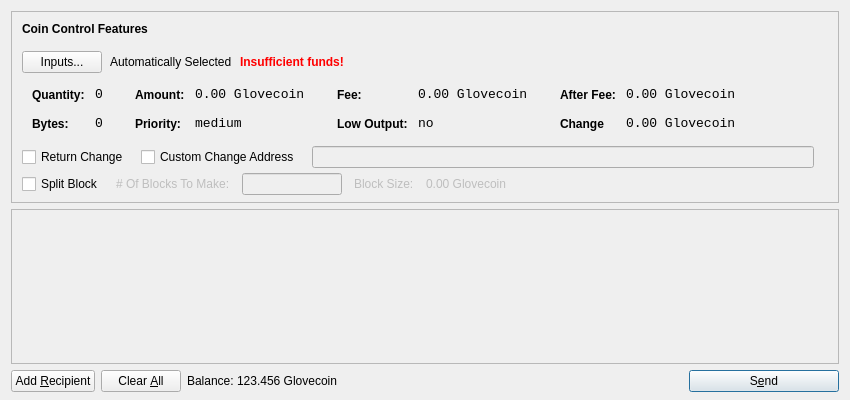
<?xml version="1.0" encoding="UTF-8"?>
<ui version="4.0">
 <class>SendCoinsDialog</class>
 <widget class="QDialog" name="SendCoinsDialog">
  <property name="geometry">
   <rect>
    <x>0</x>
    <y>0</y>
    <width>850</width>
    <height>400</height>
   </rect>
  </property>
  <property name="windowTitle">
   <string>Send Coins</string>
  </property>
  <layout class="QVBoxLayout" name="verticalLayout" stretch="0,1,0">
   <property name="bottomMargin">
    <number>8</number>
   </property>
   <item>
    <widget class="QFrame" name="frameCoinControl">
     <property name="sizePolicy">
      <sizepolicy hsizetype="Expanding" vsizetype="Expanding">
       <horstretch>0</horstretch>
       <verstretch>0</verstretch>
      </sizepolicy>
     </property>
     <property name="maximumSize">
      <size>
       <width>16777215</width>
       <height>16777215</height>
      </size>
     </property>
     <property name="frameShape">
      <enum>QFrame::StyledPanel</enum>
     </property>
     <property name="frameShadow">
      <enum>QFrame::Sunken</enum>
     </property>
     <layout class="QVBoxLayout" name="verticalLayoutCoinControl2">
      <property name="spacing">
       <number>6</number>
      </property>
      <property name="leftMargin">
       <number>0</number>
      </property>
      <property name="topMargin">
       <number>0</number>
      </property>
      <property name="rightMargin">
       <number>0</number>
      </property>
      <property name="bottomMargin">
       <number>6</number>
      </property>
      <item>
       <layout class="QVBoxLayout" name="verticalLayoutCoinControl" stretch="0,0,0,0,1">
        <property name="spacing">
         <number>0</number>
        </property>
        <property name="leftMargin">
         <number>10</number>
        </property>
        <property name="topMargin">
         <number>10</number>
        </property>
        <item>
         <layout class="QHBoxLayout" name="horizontalLayoutCoinControl1">
          <property name="bottomMargin">
           <number>15</number>
          </property>
          <item>
           <widget class="QLabel" name="labelCoinControlFeatures">
            <property name="sizePolicy">
             <sizepolicy hsizetype="Preferred" vsizetype="Maximum">
              <horstretch>0</horstretch>
              <verstretch>0</verstretch>
             </sizepolicy>
            </property>
            <property name="font">
             <font>
              <weight>75</weight>
              <bold>true</bold>
             </font>
            </property>
            <property name="styleSheet">
             <string notr="true">font-weight:bold;</string>
            </property>
            <property name="text">
             <string>Coin Control Features</string>
            </property>
           </widget>
          </item>
         </layout>
        </item>
        <item>
         <layout class="QHBoxLayout" name="horizontalLayoutCoinControl2" stretch="0,0,0,0">
          <property name="spacing">
           <number>8</number>
          </property>
          <property name="bottomMargin">
           <number>10</number>
          </property>
          <item>
           <widget class="QPushButton" name="pushButtonCoinControl">
            <property name="styleSheet">
             <string notr="true"/>
            </property>
            <property name="text">
             <string>Inputs...</string>
            </property>
           </widget>
          </item>
          <item>
           <widget class="QLabel" name="labelCoinControlAutomaticallySelected">
            <property name="text">
             <string>Automatically Selected</string>
            </property>
            <property name="margin">
             <number>5</number>
            </property>
           </widget>
          </item>
          <item>
           <widget class="QLabel" name="labelCoinControlInsuffFunds">
            <property name="font">
             <font>
              <weight>75</weight>
              <bold>true</bold>
             </font>
            </property>
            <property name="styleSheet">
             <string notr="true">color:red;font-weight:bold;</string>
            </property>
            <property name="text">
             <string>Insufficient funds!</string>
            </property>
            <property name="margin">
             <number>5</number>
            </property>
           </widget>
          </item>
          <item>
           <spacer name="horizontalSpacerCoinControl">
            <property name="orientation">
             <enum>Qt::Horizontal</enum>
            </property>
            <property name="sizeHint" stdset="0">
             <size>
              <width>40</width>
              <height>1</height>
             </size>
            </property>
           </spacer>
          </item>
         </layout>
        </item>
        <item>
         <widget class="QWidget" name="widgetCoinControl" native="true">
          <property name="sizePolicy">
           <sizepolicy hsizetype="Preferred" vsizetype="Preferred">
            <horstretch>0</horstretch>
            <verstretch>0</verstretch>
           </sizepolicy>
          </property>
          <property name="minimumSize">
           <size>
            <width>0</width>
            <height>0</height>
           </size>
          </property>
          <property name="styleSheet">
           <string notr="true"/>
          </property>
          <layout class="QHBoxLayout" name="horizontalLayoutCoinControl5">
           <property name="margin">
            <number>0</number>
           </property>
           <item>
            <layout class="QHBoxLayout" name="horizontalLayoutCoinControl3" stretch="0,0,0,1">
             <property name="spacing">
              <number>20</number>
             </property>
             <property name="topMargin">
              <number>0</number>
             </property>
             <property name="bottomMargin">
              <number>10</number>
             </property>
             <item>
              <layout class="QFormLayout" name="formLayoutCoinControl1">
               <property name="horizontalSpacing">
                <number>10</number>
               </property>
               <property name="verticalSpacing">
                <number>14</number>
               </property>
               <property name="leftMargin">
                <number>10</number>
               </property>
               <property name="topMargin">
                <number>4</number>
               </property>
               <property name="rightMargin">
                <number>6</number>
               </property>
               <item row="0" column="0">
                <widget class="QLabel" name="labelCoinControlQuantityText">
                 <property name="styleSheet">
                  <string notr="true">font-weight:bold;</string>
                 </property>
                 <property name="text">
                  <string>Quantity:</string>
                 </property>
                 <property name="margin">
                  <number>0</number>
                 </property>
                </widget>
               </item>
               <item row="0" column="1">
                <widget class="QLabel" name="labelCoinControlQuantity">
                 <property name="font">
                  <font>
                   <family>Monospace</family>
                   <pointsize>10</pointsize>
                  </font>
                 </property>
                 <property name="cursor">
                  <cursorShape>IBeamCursor</cursorShape>
                 </property>
                 <property name="contextMenuPolicy">
                  <enum>Qt::ActionsContextMenu</enum>
                 </property>
                 <property name="text">
                  <string>0</string>
                 </property>
                 <property name="margin">
                  <number>0</number>
                 </property>
                 <property name="textInteractionFlags">
                  <set>Qt::LinksAccessibleByMouse|Qt::TextSelectableByKeyboard|Qt::TextSelectableByMouse</set>
                 </property>
                </widget>
               </item>
               <item row="1" column="0">
                <widget class="QLabel" name="labelCoinControlBytesText">
                 <property name="styleSheet">
                  <string notr="true">font-weight:bold;</string>
                 </property>
                 <property name="text">
                  <string>Bytes:</string>
                 </property>
                </widget>
               </item>
               <item row="1" column="1">
                <widget class="QLabel" name="labelCoinControlBytes">
                 <property name="font">
                  <font>
                   <family>Monospace</family>
                   <pointsize>10</pointsize>
                  </font>
                 </property>
                 <property name="cursor">
                  <cursorShape>IBeamCursor</cursorShape>
                 </property>
                 <property name="contextMenuPolicy">
                  <enum>Qt::ActionsContextMenu</enum>
                 </property>
                 <property name="text">
                  <string>0</string>
                 </property>
                 <property name="textInteractionFlags">
                  <set>Qt::LinksAccessibleByMouse|Qt::TextSelectableByKeyboard|Qt::TextSelectableByMouse</set>
                 </property>
                </widget>
               </item>
              </layout>
             </item>
             <item>
              <layout class="QFormLayout" name="formLayoutCoinControl2">
               <property name="horizontalSpacing">
                <number>10</number>
               </property>
               <property name="verticalSpacing">
                <number>14</number>
               </property>
               <property name="leftMargin">
                <number>6</number>
               </property>
               <property name="topMargin">
                <number>4</number>
               </property>
               <property name="rightMargin">
                <number>6</number>
               </property>
               <item row="0" column="0">
                <widget class="QLabel" name="labelCoinControlAmountText">
                 <property name="styleSheet">
                  <string notr="true">font-weight:bold;</string>
                 </property>
                 <property name="text">
                  <string>Amount:</string>
                 </property>
                 <property name="margin">
                  <number>0</number>
                 </property>
                </widget>
               </item>
               <item row="0" column="1">
                <widget class="QLabel" name="labelCoinControlAmount">
                 <property name="font">
                  <font>
                   <family>Monospace</family>
                   <pointsize>10</pointsize>
                  </font>
                 </property>
                 <property name="cursor">
                  <cursorShape>IBeamCursor</cursorShape>
                 </property>
                 <property name="contextMenuPolicy">
                  <enum>Qt::ActionsContextMenu</enum>
                 </property>
                 <property name="text">
                  <string>0.00 Glovecoin</string>
                 </property>
                 <property name="textInteractionFlags">
                  <set>Qt::LinksAccessibleByMouse|Qt::TextSelectableByKeyboard|Qt::TextSelectableByMouse</set>
                 </property>
                </widget>
               </item>
               <item row="1" column="0">
                <widget class="QLabel" name="labelCoinControlPriorityText">
                 <property name="styleSheet">
                  <string notr="true">font-weight:bold;</string>
                 </property>
                 <property name="text">
                  <string>Priority:</string>
                 </property>
                </widget>
               </item>
               <item row="1" column="1">
                <widget class="QLabel" name="labelCoinControlPriority">
                 <property name="font">
                  <font>
                   <family>Monospace</family>
                   <pointsize>10</pointsize>
                  </font>
                 </property>
                 <property name="cursor">
                  <cursorShape>IBeamCursor</cursorShape>
                 </property>
                 <property name="contextMenuPolicy">
                  <enum>Qt::ActionsContextMenu</enum>
                 </property>
                 <property name="text">
                  <string>medium</string>
                 </property>
                 <property name="textInteractionFlags">
                  <set>Qt::LinksAccessibleByMouse|Qt::TextSelectableByKeyboard|Qt::TextSelectableByMouse</set>
                 </property>
                </widget>
               </item>
              </layout>
             </item>
             <item>
              <layout class="QFormLayout" name="formLayoutCoinControl3">
               <property name="horizontalSpacing">
                <number>10</number>
               </property>
               <property name="verticalSpacing">
                <number>14</number>
               </property>
               <property name="leftMargin">
                <number>6</number>
               </property>
               <property name="topMargin">
                <number>4</number>
               </property>
               <property name="rightMargin">
                <number>6</number>
               </property>
               <item row="0" column="0">
                <widget class="QLabel" name="labelCoinControlFeeText">
                 <property name="styleSheet">
                  <string notr="true">font-weight:bold;</string>
                 </property>
                 <property name="text">
                  <string>Fee:</string>
                 </property>
                 <property name="margin">
                  <number>0</number>
                 </property>
                </widget>
               </item>
               <item row="0" column="1">
                <widget class="QLabel" name="labelCoinControlFee">
                 <property name="font">
                  <font>
                   <family>Monospace</family>
                   <pointsize>10</pointsize>
                  </font>
                 </property>
                 <property name="cursor">
                  <cursorShape>IBeamCursor</cursorShape>
                 </property>
                 <property name="contextMenuPolicy">
                  <enum>Qt::ActionsContextMenu</enum>
                 </property>
                 <property name="text">
                  <string>0.00 Glovecoin</string>
                 </property>
                 <property name="textInteractionFlags">
                  <set>Qt::LinksAccessibleByMouse|Qt::TextSelectableByKeyboard|Qt::TextSelectableByMouse</set>
                 </property>
                </widget>
               </item>
               <item row="1" column="0">
                <widget class="QLabel" name="labelCoinControlLowOutputText">
                 <property name="styleSheet">
                  <string notr="true">font-weight:bold;</string>
                 </property>
                 <property name="text">
                  <string>Low Output:</string>
                 </property>
                </widget>
               </item>
               <item row="1" column="1">
                <widget class="QLabel" name="labelCoinControlLowOutput">
                 <property name="font">
                  <font>
                   <family>Monospace</family>
                   <pointsize>10</pointsize>
                  </font>
                 </property>
                 <property name="cursor">
                  <cursorShape>IBeamCursor</cursorShape>
                 </property>
                 <property name="contextMenuPolicy">
                  <enum>Qt::ActionsContextMenu</enum>
                 </property>
                 <property name="text">
                  <string>no</string>
                 </property>
                 <property name="textInteractionFlags">
                  <set>Qt::LinksAccessibleByMouse|Qt::TextSelectableByKeyboard|Qt::TextSelectableByMouse</set>
                 </property>
                </widget>
               </item>
              </layout>
             </item>
             <item>
              <layout class="QFormLayout" name="formLayoutCoinControl4">
               <property name="fieldGrowthPolicy"> 
                 <enum>QFormLayout::AllNonFixedFieldsGrow</enum> 
                </property>			  
               <property name="horizontalSpacing">
                <number>10</number>
               </property>
               <property name="verticalSpacing">
                <number>14</number>
               </property>
               <property name="leftMargin">
                <number>6</number>
               </property>
               <property name="topMargin">
                <number>4</number>
               </property>
               <property name="rightMargin">
                <number>6</number>
               </property>
               <item row="0" column="0">
                <widget class="QLabel" name="labelCoinControlAfterFeeText">
                 <property name="styleSheet">
                  <string notr="true">font-weight:bold;</string>
                 </property>
                 <property name="text">
                  <string>After Fee:</string>
                 </property>
                 <property name="margin">
                  <number>0</number>
                 </property>
                </widget>
               </item>
               <item row="0" column="1">
                <widget class="QLabel" name="labelCoinControlAfterFee">
                 <property name="font">
                  <font>
                   <family>Monospace</family>
                   <pointsize>10</pointsize>
                  </font>
                 </property>
                 <property name="cursor">
                  <cursorShape>IBeamCursor</cursorShape>
                 </property>
                 <property name="contextMenuPolicy">
                  <enum>Qt::ActionsContextMenu</enum>
                 </property>
                 <property name="text">
                  <string>0.00 Glovecoin</string>
                 </property>
                 <property name="textInteractionFlags">
                  <set>Qt::LinksAccessibleByMouse|Qt::TextSelectableByKeyboard|Qt::TextSelectableByMouse</set>
                 </property>
                </widget>
               </item>
               <item row="1" column="0">
                <widget class="QLabel" name="labelCoinControlChangeText">
                 <property name="styleSheet">
                  <string notr="true">font-weight:bold;</string>
                 </property>
                 <property name="text">
                  <string>Change</string>
                 </property>
                </widget>
               </item>
               <item row="1" column="1">
                <widget class="QLabel" name="labelCoinControlChange">
                 <property name="font">
                  <font>
                   <family>Monospace</family>
                   <pointsize>10</pointsize>
                  </font>
                 </property>
                 <property name="cursor">
                  <cursorShape>IBeamCursor</cursorShape>
                 </property>
                 <property name="contextMenuPolicy">
                  <enum>Qt::ActionsContextMenu</enum>
                 </property>
                 <property name="text">
                  <string>0.00 Glovecoin</string>
                 </property>
                 <property name="textInteractionFlags">
                  <set>Qt::LinksAccessibleByMouse|Qt::TextSelectableByKeyboard|Qt::TextSelectableByMouse</set>
                 </property>
                </widget>
               </item>
              </layout>
             </item>
            </layout>
           </item>
          </layout>
         </widget>
        </item>
        <item>
        <layout class="QHBoxLayout" name="horizontalLayoutCoinControl4" stretch="0,0,0,0">
          <property name="spacing">
           <number>12</number>
          </property>
          <property name="sizeConstraint">
           <enum>QLayout::SetDefaultConstraint</enum>
          </property>
          <property name="topMargin">
           <number>5</number>
          </property>
          <property name="rightMargin">
           <number>5</number>
          </property>
          <item>
		  <widget class="QCheckBox" name="returnChangeCheckBox">
 		  <property name="text">
 		  <string>Return Change</string>
 		  </property>
		  </widget>
 		  </item>
 		  <item>		  
           <widget class="QCheckBox" name="checkBoxCoinControlChange">
            <property name="text">
             <string>Custom Change Address</string>
            </property>
           </widget>
          </item>
          <item>
           <widget class="QLineEdit" name="lineEditCoinControlChange">
            <property name="enabled">
             <bool>false</bool>
            </property>
            <property name="sizePolicy">
             <sizepolicy hsizetype="Expanding" vsizetype="Fixed">
              <horstretch>0</horstretch>
              <verstretch>0</verstretch>
             </sizepolicy>
            </property>
           </widget>
          </item>
          <item>
           <widget class="QLabel" name="labelCoinControlChangeLabel">
            <property name="sizePolicy">
             <sizepolicy hsizetype="Preferred" vsizetype="Expanding">
              <horstretch>0</horstretch>
              <verstretch>0</verstretch>
             </sizepolicy>
            </property>
            <property name="minimumSize">
             <size>
              <width>0</width>
              <height>0</height>
             </size>
            </property>
            <property name="text">
             <string/>
            </property>
            <property name="margin">
             <number>3</number>
            </property>
           </widget>
          </item>
         </layout>
        </item>
        <item>
         <layout class="QHBoxLayout" name="horizontalLayoutCoinControl4a" stretch="0,0,0,0">
           <property name="alignment" >
          <set>Qt::AlignLeft</set>
           </property>
           <property name="spacing">
            <number>12</number>
           </property>
           <property name="sizeConstraint">
            <enum>QLayout::SetDefaultConstraint</enum>
           </property>
           <property name="topMargin">
            <number>5</number>
           </property>
           <property name="rightMargin">
            <number>5</number>
           </property>
            <item> 
            <widget class="QCheckBox" name="splitBlockCheckBox"> 
             <property name="text"> 
              <string>Split Block</string> 
             </property> 
            </widget> 
           </item> 
           <item> 
            <widget class="QLabel" name="labelBlocksToMakeText"> 
             <property name="enabled"> 
              <bool>false</bool> 
             </property> 
             <property name="text"> 
              <string># Of Blocks To Make:</string> 
             </property> 
            </widget> 
           </item>
           <item> 
            <widget class="QLineEdit" name="splitBlockLineEdit"> 
             <property name="enabled"> 
              <bool>false</bool> 
             </property> 
             <property name="sizePolicy"> 
              <sizepolicy hsizetype="Fixed" vsizetype="Fixed"> 
               <horstretch>0</horstretch> 
               <verstretch>0</verstretch> 
              </sizepolicy> 
             </property> 
             <property name="maximumSize"> 
              <size> 
               <width>100</width> 
               <height>16777215</height> 
              </size> 
             </property> 
            </widget> 
           </item> 
           <item> 
            <widget class="QLabel" name="labelBlockSizeText"> 
             <property name="enabled"> 
              <bool>false</bool> 
             </property> 
             <property name="text"> 
              <string>Block Size:</string> 
             </property> 
            </widget> 
           </item> 
           <item> 
            <widget class="QLabel" name="labelBlockSize"> 
             <property name="enabled"> 
              <bool>false</bool> 
             </property> 
             <property name="text"> 
              <string>0.00 Glovecoin</string> 
             </property>
            </widget> 
            </item>
          </layout>
         </item>
         <item>		
         <spacer name="verticalSpacerCoinControl">
          <property name="orientation">
           <enum>Qt::Vertical</enum>
          </property>
          <property name="sizeHint" stdset="0">
           <size>
            <width>800</width>
            <height>1</height>
           </size>
          </property>
         </spacer>
        </item>
       </layout>
      </item>
     </layout>
    </widget>
   </item>
   <item>
    <widget class="QScrollArea" name="scrollArea">
     <property name="widgetResizable">
      <bool>true</bool>
     </property>
     <widget class="QWidget" name="scrollAreaWidgetContents">
      <property name="geometry">
       <rect>
        <x>0</x>
        <y>0</y>
        <width>830</width>
        <height>172</height>
       </rect>
      </property>
      <layout class="QVBoxLayout" name="verticalLayout_2">
       <property name="margin">
        <number>0</number>
       </property>
       <item>
        <layout class="QVBoxLayout" name="entries">
         <property name="spacing">
          <number>6</number>
         </property>
        </layout>
       </item>
       <item>
        <spacer name="verticalSpacer">
         <property name="orientation">
          <enum>Qt::Vertical</enum>
         </property>
         <property name="sizeHint" stdset="0">
          <size>
           <width>20</width>
           <height>40</height>
          </size>
         </property>
        </spacer>
       </item>
      </layout>
     </widget>
    </widget>
   </item>
   <item>
    <layout class="QHBoxLayout" name="horizontalLayout">
     <item>
      <widget class="QPushButton" name="addButton">
       <property name="toolTip">
        <string>Send to multiple recipients at once</string>
       </property>
       <property name="text">
        <string>Add &amp;Recipient</string>
       </property>
       <property name="icon">
        <iconset resource="../bitcoin.qrc">
         <normaloff>:/icons/add</normaloff>:/icons/add</iconset>
       </property>
       <property name="autoDefault">
        <bool>false</bool>
       </property>
      </widget>
     </item>
     <item>
      <widget class="QPushButton" name="clearButton">
       <property name="sizePolicy">
        <sizepolicy hsizetype="Minimum" vsizetype="Fixed">
         <horstretch>0</horstretch>
         <verstretch>0</verstretch>
        </sizepolicy>
       </property>
       <property name="toolTip">
        <string>Remove all transaction fields</string>
       </property>
       <property name="text">
        <string>Clear &amp;All</string>
       </property>
       <property name="icon">
        <iconset resource="../bitcoin.qrc">
         <normaloff>:/icons/remove</normaloff>:/icons/remove</iconset>
       </property>
       <property name="autoRepeatDelay">
        <number>300</number>
       </property>
       <property name="autoDefault">
        <bool>false</bool>
       </property>
      </widget>
     </item>
     <item>
      <layout class="QHBoxLayout" name="horizontalLayout_2">
       <property name="spacing">
        <number>3</number>
       </property>
       <item>
        <widget class="QLabel" name="label">
         <property name="sizePolicy">
          <sizepolicy hsizetype="Preferred" vsizetype="Fixed">
           <horstretch>0</horstretch>
           <verstretch>0</verstretch>
          </sizepolicy>
         </property>
         <property name="text">
          <string>Balance:</string>
         </property>
        </widget>
       </item>
       <item>
        <widget class="QLabel" name="labelBalance">
         <property name="sizePolicy">
          <sizepolicy hsizetype="Preferred" vsizetype="Fixed">
           <horstretch>0</horstretch>
           <verstretch>0</verstretch>
          </sizepolicy>
         </property>
         <property name="cursor">
          <cursorShape>IBeamCursor</cursorShape>
         </property>
         <property name="text">
          <string>123.456 Glovecoin</string>
         </property>
         <property name="textInteractionFlags">
          <set>Qt::LinksAccessibleByMouse|Qt::TextSelectableByKeyboard|Qt::TextSelectableByMouse</set>
         </property>
        </widget>
       </item>
      </layout>
     </item>
     <item>
      <spacer name="horizontalSpacer">
       <property name="orientation">
        <enum>Qt::Horizontal</enum>
       </property>
       <property name="sizeHint" stdset="0">
        <size>
         <width>40</width>
         <height>20</height>
        </size>
       </property>
      </spacer>
     </item>
     <item>
      <widget class="QPushButton" name="sendButton">
       <property name="minimumSize">
        <size>
         <width>150</width>
         <height>0</height>
        </size>
       </property>
       <property name="toolTip">
        <string>Confirm the send action</string>
       </property>
       <property name="text">
        <string>S&amp;end</string>
       </property>
       <property name="icon">
        <iconset resource="../bitcoin.qrc">
         <normaloff>:/icons/send</normaloff>:/icons/send</iconset>
       </property>
       <property name="default">
        <bool>true</bool>
       </property>
      </widget>
     </item>
    </layout>
   </item>
  </layout>
 </widget>
 <resources>
  <include location="../bitcoin.qrc"/>
 </resources>
 <connections/>
</ui>
